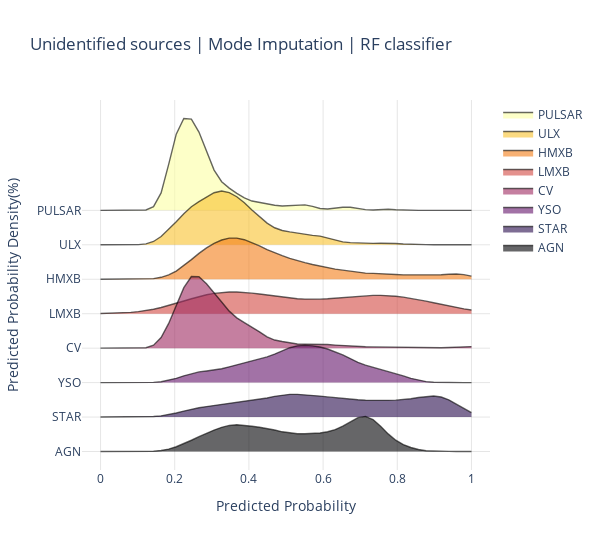

The code cell stored with this chart in its notebook:
### Code cell
from numpy.random import normal
from ridgeplot import ridgeplot
cl = classes[::-1]
sample = [u_df[u_df['class']==c]['prob'] for c in cl]
fig = ridgeplot(
    samples=sample,
    kde_points=np.linspace(0, 1, 50),
    colorscale="inferno",
    colormode="index",
    coloralpha=0.6,
    labels=cl,
    spacing = 3 / 8,
)
fig.update_layout(
    title="Unidentified sources | Mode Imputation | RF classifier",
    height=550,
    width=600,
    plot_bgcolor="rgba(255, 255, 255, 0.0)",
    xaxis_gridcolor="rgba(0, 0, 0, 0.1)",
    yaxis_gridcolor="rgba(0, 0, 0, 0.1)",
    xaxis_title="Predicted Probability",
    yaxis_title="Predicted Probability Density(%)",
)

#fig.save('temp.png')
#fig.write_image('temp_res_comp/unid_prob_dist/rf_mode.jpg')
fig.show()
